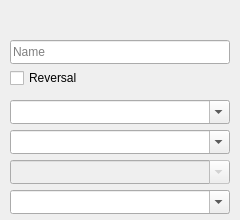
<?xml version="1.0" encoding="UTF-8"?>
<ui version="4.0">
 <class>SelectChart</class>
 <widget class="QWidget" name="SelectChart">
  <property name="geometry">
   <rect>
    <x>0</x>
    <y>0</y>
    <width>240</width>
    <height>220</height>
   </rect>
  </property>
  <property name="windowTitle">
   <string>Chart selection</string>
  </property>
  <property name="toolTip">
   <string>Chart selection</string>
  </property>
  <property name="statusTip">
   <string>Chart selection</string>
  </property>
  <property name="whatsThis">
   <string>Chart selection</string>
  </property>
  <widget class="QToolButton" name="Add">
   <property name="enabled">
    <bool>false</bool>
   </property>
   <property name="geometry">
    <rect>
     <x>10</x>
     <y>10</y>
     <width>24</width>
     <height>24</height>
    </rect>
   </property>
   <property name="toolTip">
    <string>Add chart</string>
   </property>
   <property name="text">
    <string/>
   </property>
   <property name="icon">
    <iconset resource="../../Images/CIOS.qrc">
     <normaloff>:/icons/add.png</normaloff>:/icons/add.png</iconset>
   </property>
   <property name="iconSize">
    <size>
     <width>24</width>
     <height>24</height>
    </size>
   </property>
   <property name="autoRaise">
    <bool>true</bool>
   </property>
  </widget>
  <widget class="QToolButton" name="Cancel">
   <property name="geometry">
    <rect>
     <x>34</x>
     <y>10</y>
     <width>24</width>
     <height>24</height>
    </rect>
   </property>
   <property name="toolTip">
    <string>Cancel</string>
   </property>
   <property name="text">
    <string/>
   </property>
   <property name="icon">
    <iconset resource="../../Images/CIOS.qrc">
     <normaloff>:/icons/remove.png</normaloff>:/icons/remove.png</iconset>
   </property>
   <property name="iconSize">
    <size>
     <width>24</width>
     <height>24</height>
    </size>
   </property>
   <property name="autoRaise">
    <bool>true</bool>
   </property>
  </widget>
  <widget class="QLineEdit" name="Name">
   <property name="geometry">
    <rect>
     <x>10</x>
     <y>40</y>
     <width>220</width>
     <height>24</height>
    </rect>
   </property>
   <property name="placeholderText">
    <string>Name</string>
   </property>
  </widget>
  <widget class="QCheckBox" name="Reversal">
   <property name="geometry">
    <rect>
     <x>10</x>
     <y>70</y>
     <width>220</width>
     <height>16</height>
    </rect>
   </property>
   <property name="toolTip">
    <string>Reversal symbol</string>
   </property>
   <property name="text">
    <string>Reversal</string>
   </property>
  </widget>
  <widget class="QComboBox" name="Supplier">
   <property name="geometry">
    <rect>
     <x>10</x>
     <y>100</y>
     <width>220</width>
     <height>24</height>
    </rect>
   </property>
   <property name="toolTip">
    <string>Supplier</string>
   </property>
   <property name="editable">
    <bool>true</bool>
   </property>
  </widget>
  <widget class="QComboBox" name="Level">
   <property name="geometry">
    <rect>
     <x>10</x>
     <y>130</y>
     <width>220</width>
     <height>24</height>
    </rect>
   </property>
   <property name="toolTip">
    <string>Symbols</string>
   </property>
   <property name="editable">
    <bool>true</bool>
   </property>
  </widget>
  <widget class="QComboBox" name="Symbols">
   <property name="enabled">
    <bool>false</bool>
   </property>
   <property name="geometry">
    <rect>
     <x>10</x>
     <y>160</y>
     <width>220</width>
     <height>24</height>
    </rect>
   </property>
   <property name="toolTip">
    <string>Periods</string>
   </property>
   <property name="editable">
    <bool>true</bool>
   </property>
  </widget>
  <widget class="QComboBox" name="Periods">
   <property name="geometry">
    <rect>
     <x>10</x>
     <y>190</y>
     <width>220</width>
     <height>24</height>
    </rect>
   </property>
   <property name="editable">
    <bool>true</bool>
   </property>
  </widget>
 </widget>
 <resources>
  <include location="../../Images/CIOS.qrc"/>
 </resources>
 <connections>
  <connection>
   <sender>Add</sender>
   <signal>clicked()</signal>
   <receiver>SelectChart</receiver>
   <slot>Add()</slot>
   <hints>
    <hint type="sourcelabel">
     <x>21</x>
     <y>21</y>
    </hint>
    <hint type="destinationlabel">
     <x>119</x>
     <y>99</y>
    </hint>
   </hints>
  </connection>
  <connection>
   <sender>Cancel</sender>
   <signal>clicked()</signal>
   <receiver>SelectChart</receiver>
   <slot>Cancel()</slot>
   <hints>
    <hint type="sourcelabel">
     <x>45</x>
     <y>21</y>
    </hint>
    <hint type="destinationlabel">
     <x>119</x>
     <y>99</y>
    </hint>
   </hints>
  </connection>
  <connection>
   <sender>Supplier</sender>
   <signal>activated(int)</signal>
   <receiver>SelectChart</receiver>
   <slot>Changed(int)</slot>
   <hints>
    <hint type="sourcelabel">
     <x>119</x>
     <y>111</y>
    </hint>
    <hint type="destinationlabel">
     <x>119</x>
     <y>109</y>
    </hint>
   </hints>
  </connection>
  <connection>
   <sender>Level</sender>
   <signal>activated(int)</signal>
   <receiver>SelectChart</receiver>
   <slot>Changed(int)</slot>
   <hints>
    <hint type="sourcelabel">
     <x>119</x>
     <y>141</y>
    </hint>
    <hint type="destinationlabel">
     <x>119</x>
     <y>109</y>
    </hint>
   </hints>
  </connection>
  <connection>
   <sender>Name</sender>
   <signal>textChanged(QString)</signal>
   <receiver>SelectChart</receiver>
   <slot>NameChanged(QString)</slot>
   <hints>
    <hint type="sourcelabel">
     <x>119</x>
     <y>51</y>
    </hint>
    <hint type="destinationlabel">
     <x>119</x>
     <y>109</y>
    </hint>
   </hints>
  </connection>
  <connection>
   <sender>Symbols</sender>
   <signal>activated(int)</signal>
   <receiver>SelectChart</receiver>
   <slot>StateChanged(int)</slot>
   <hints>
    <hint type="sourcelabel">
     <x>119</x>
     <y>171</y>
    </hint>
    <hint type="destinationlabel">
     <x>119</x>
     <y>109</y>
    </hint>
   </hints>
  </connection>
  <connection>
   <sender>Periods</sender>
   <signal>activated(int)</signal>
   <receiver>SelectChart</receiver>
   <slot>StateChanged(int)</slot>
   <hints>
    <hint type="sourcelabel">
     <x>119</x>
     <y>201</y>
    </hint>
    <hint type="destinationlabel">
     <x>119</x>
     <y>109</y>
    </hint>
   </hints>
  </connection>
  <connection>
   <sender>Reversal</sender>
   <signal>stateChanged(int)</signal>
   <receiver>SelectChart</receiver>
   <slot>StateChanged(int)</slot>
   <hints>
    <hint type="sourcelabel">
     <x>119</x>
     <y>77</y>
    </hint>
    <hint type="destinationlabel">
     <x>119</x>
     <y>109</y>
    </hint>
   </hints>
  </connection>
 </connections>
</ui>
